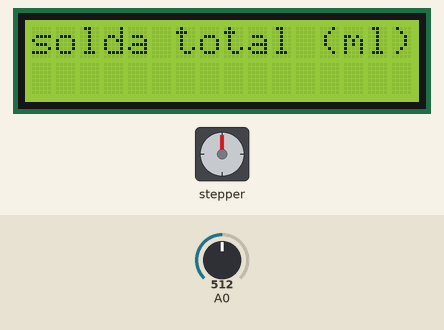
Bench run of a sketch on a simulated Arduino Uno, built with avr-gcc and run on an emulated ATmega328P. Shown: stepper motor, 16×2 character LCD. Wiring (inferred from the names in the program): stepper motor driver (200 steps per turn assumed): step pin 3; direction pin 2. Inputs (shaded band) come from the test bench; at power-on: A0 = 512.

Above: at 0.9 s.
1.1 s: A0 set to 583
2.9 s: A0 set to 609
At 3.1 s:
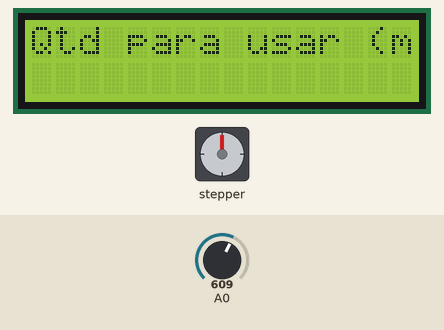
At 4.2 s:
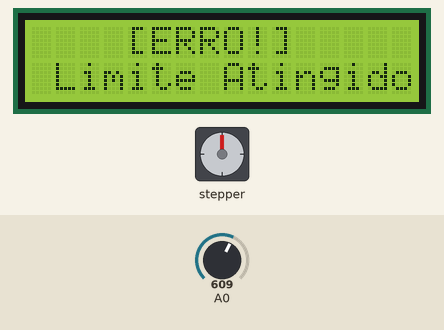
Timing chart, 0 to 5.9 s (numbered marks = the images above; inputs shaded):
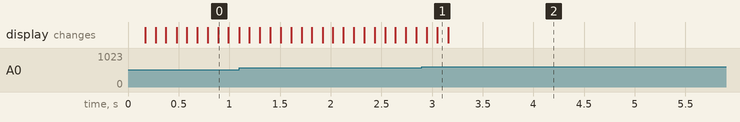

The sketch:

injetora.ino
```cpp
/*
 * Injetor de Solda em Pasta
 * Feito por Winícius Benevides Rodrigues
 *
 * Shield LCD Keypad:
 *
 * RS               = 8
 * Enable           = 9
 * D7               = 7
 * D6               = 6
 * D5               = 5
 * D4               = 4
 * botao            = A0
 *
 * Valores analógicos do LCD KEYPAD SHIELD (A0):
 *
 * DIREITA         = 0 - 60
 * CIMA            = 60 - 200
 * BAIXO           = 200 - 400
 * ESQUERDA        = 400 - 600
 * SELECIONAR      = 600 - 800
 *
 * Motor de Passo A4988:
 * DIR = 2
 * PASSO = 3
 *
 * 1 Revolução = 200 passos
 * 200 passos = 1,25 mm para frente
 * 1,25 mm para frente = 0,20 ml na seringa
 * 100 passos = 0,10 ml
 *
 *
 * 160 passos = 1 mm
 * 1 Passo = 1,8 graus
 */

#include <LiquidCrystal.h>

// Pinagem do LCD Keypad Shield:
const int RS = 8, EN = 9, D4 = 4, D5 = 5, D6 = 6, D7 = 7;
LiquidCrystal lcd(RS, EN, D4, D5, D6, D7);

// Pinagem do Driver A4988:
const int DIR = 2, STEP = 3;

// Variáveis para comunicação com o motor de passo:
int pastaTotal, pastaUtilizada, pastaAcumulada;

// Variáveis para comunicação com a interface do usuário:
float mlPastaTotal, mlPastaUtilizada, mlPastaAcumulada;

int menu(String mensagem) {

  float saida;
  int valor = 0;
  while (true) {
    int botao = analogRead(A0);
    saida = valor / 10.0;
    lcd.clear();
    lcd.setCursor(0, 0);
    lcd.print(mensagem);
    delay(100);

    // botao Direita:
    if (botao <= 60) {
      valor++;
    }

    // botao Cima:
    else if (botao <= 200) {
      valor++;
    }

    // botao Baixo:
    else if (botao <= 400) {
      valor--;
    }

    // botao Esquerda:
    else if (botao <= 600) {
      valor--;
    }

    // botao SELECIONAR:
    else if (botao <= 800) {
      return valor;
    }

    lcd.setCursor(0, 1);
    lcd.print(saida);
    delay(100);
  }
}

int config() {
  pastaTotal = menu("solda total (ml):");
}

void dispersar(int valor) {
  for (int i = 0; i < valor; i++) {
    digitalWrite(DIR, HIGH);
    digitalWrite(STEP, HIGH);
    delayMicroseconds(500);
    digitalWrite(STEP, LOW);
    delayMicroseconds(500);
  }
  pastaTotal = pastaTotal - valor;
}

void setup() {
  // Configurando o LCD keypad shield:
  lcd.begin(16, 2);
  // Configurando o Driver A4988:
  pinMode(DIR, OUTPUT);
  pinMode(STEP, OUTPUT);
  // Obtendo a quantidade de solda do usuário
  config();
}

void loop() {
  int solicitacaoUsuario = menu("Qtd para usar (ml):");
  if (solicitacaoUsuario <= pastaTotal) {  // 5  //15
    dispersar(solicitacaoUsuario);
  } else {
    lcd.clear();
    lcd.setCursor(0, 0);
    lcd.print("    [ERRO!]  ");
    lcd.setCursor(0, 1);
    lcd.print(" Limite Atingido!");
    delay(10000000);
    exit(0);
  }
}
```

Measured:
- the behaviour switches between 600 and 601 on A0 (found by bisection; images 0 and 1)
- after the input at 2.9 s, the display: first differs from a run without the input after 0.15 s (image 1)
